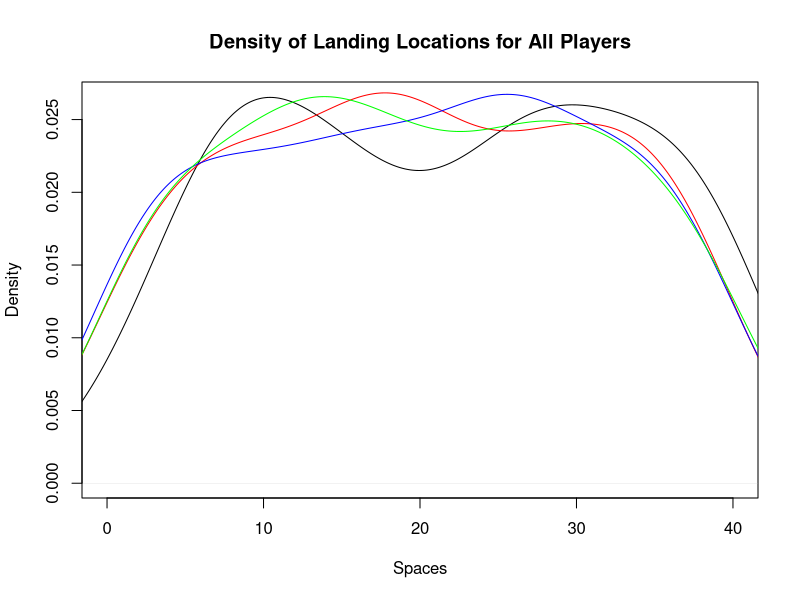
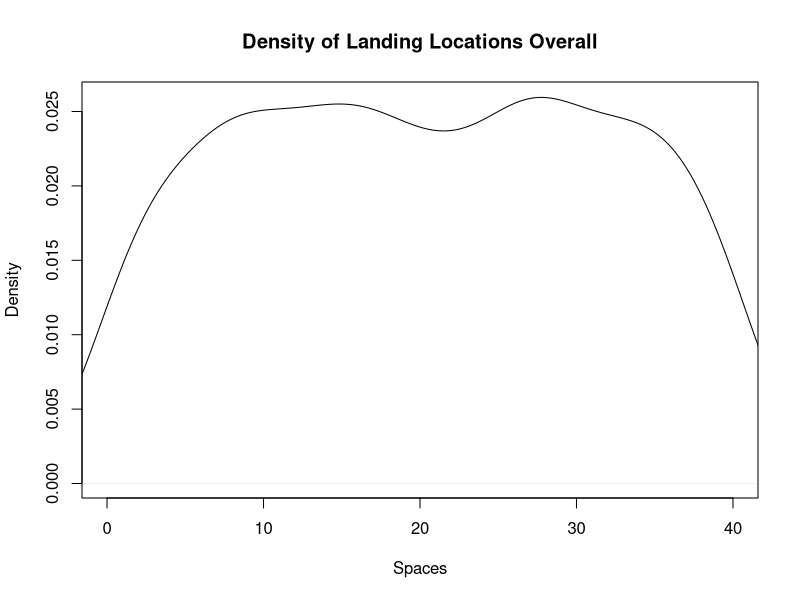
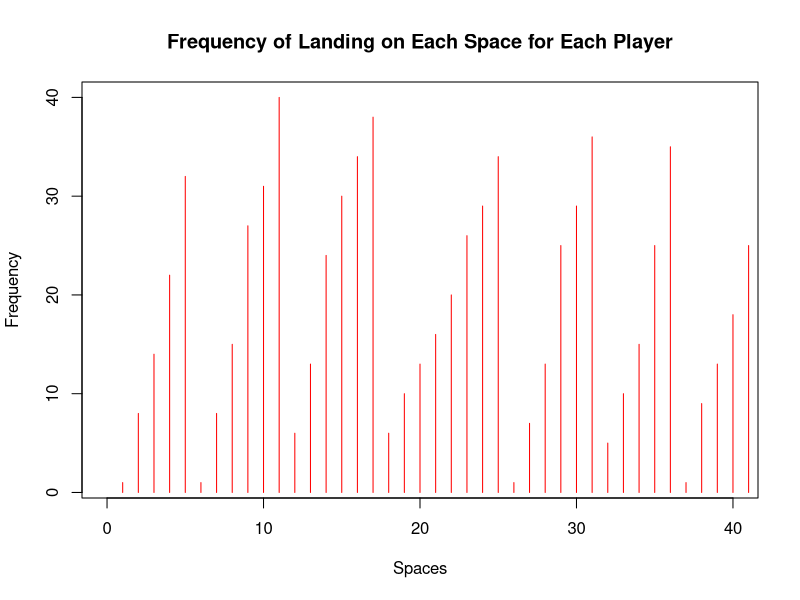
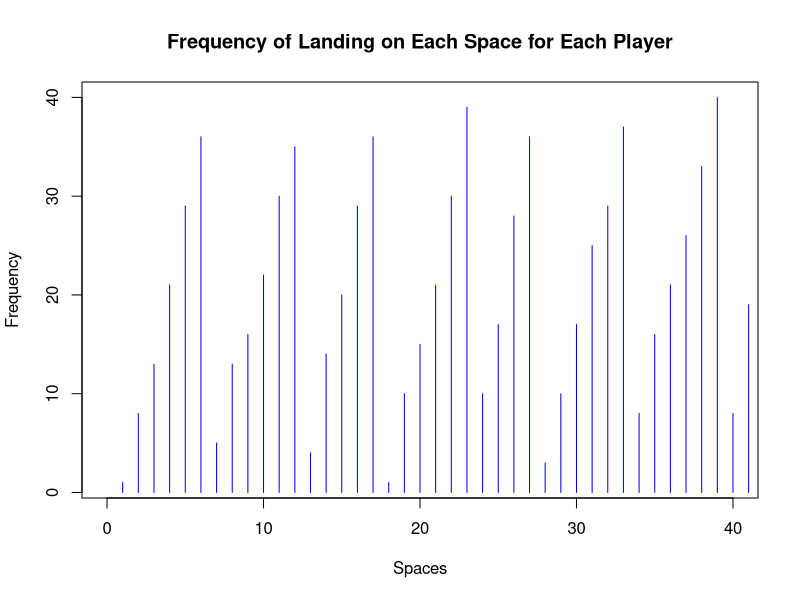
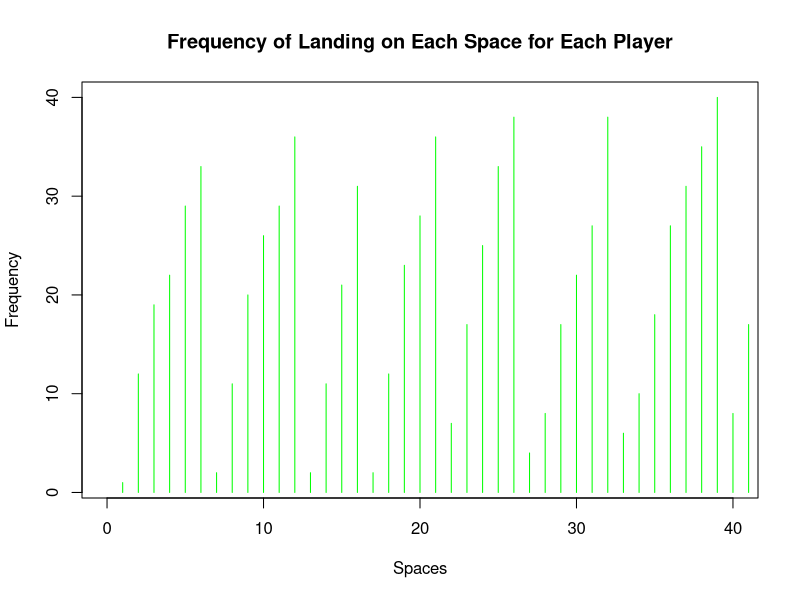
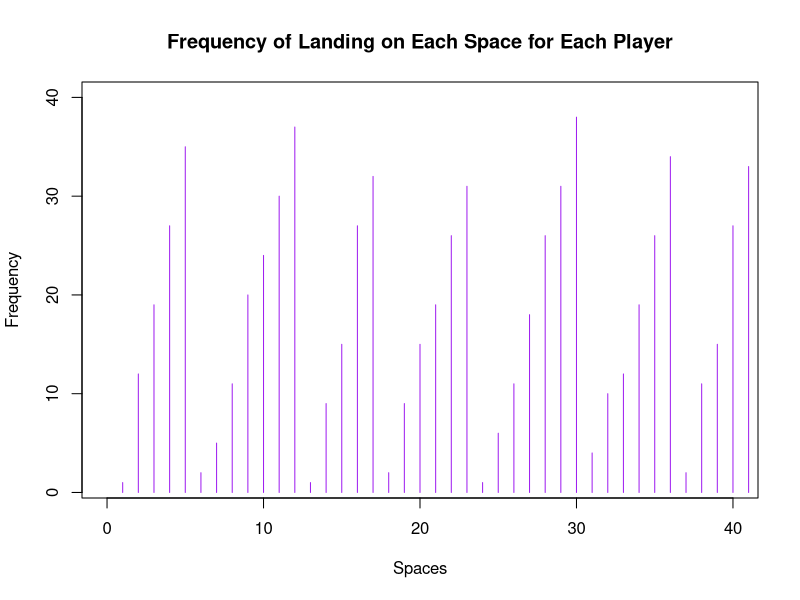
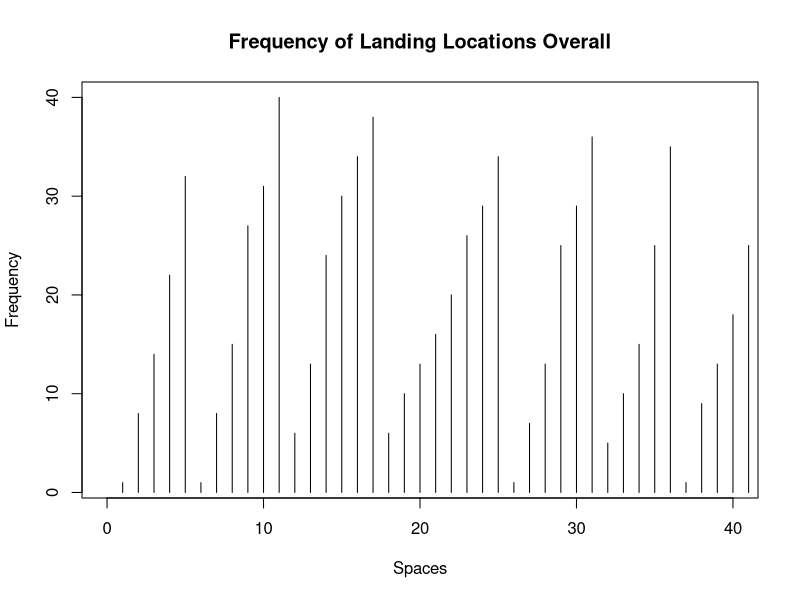
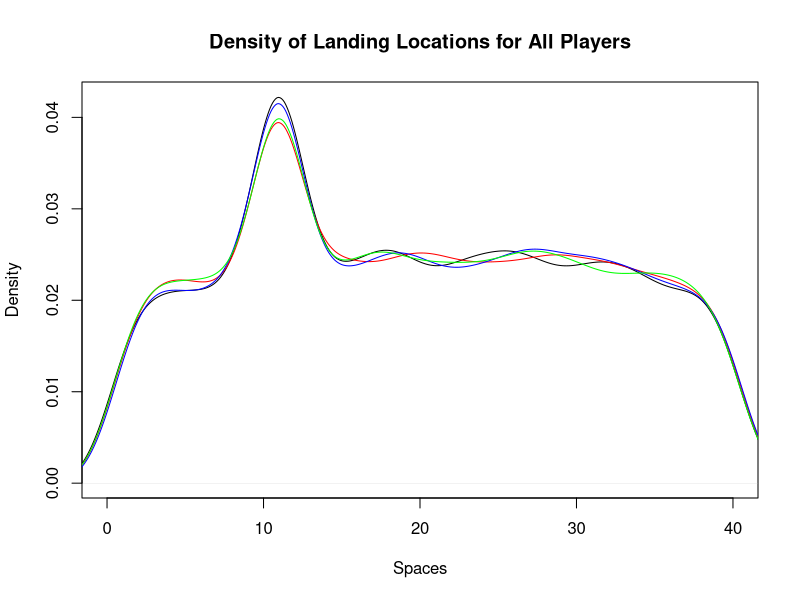

Here is the R script that generated these plots, in order: (Note: this script raises an error after producing the figures.)
## ---- chunk 1
knitr::opts_chunk$set(echo = TRUE)
## ---- chunk 2
library(dplyr)
library(ggplot2)
library(tidyverse)
## ---- chunk 3
monopolyBoard <- read.csv("MonopolyBoard.csv", header = T)
monopolyBoard
## ---- chunk 4
# Using dice rolls to determine where a player will land on the board
#input: "location", where the player is on the board
#output: the players new location on the board after the have rolled

#note that this is only accounting for standard dice rolls, no special rules yet...

lets_move = function(location) {
  dice_roll_1 <- sample(1:6, 1, replace = TRUE) #A random roll of a six-sided die
  dice_roll_2 <- sample(1:6, 1, replace = TRUE) #A random roll of a six-sided die
  
  roll_total <- sum(dice_roll_1, dice_roll_2) #The sum of the two rolls
  
  location = location + roll_total #Updating the player's location based on their rolls from the current turn
  
  if(location <= 40) { #if statement checking the players location
    location = location
  } else { #if the sum of the player's previous location and their rolls is greater than 40, this moves the player past GO and the start moving from space 1
    location = location - 40
  }
  
  print(location)
  
}

lets_move(20)
## ---- chunk 5
who_goes_first2 <- function(num_players){
  initial_rolls <- c()
  player_order <- length(num_players)
  for (i in 1:num_players) {
    player_i_roll <- sum(sample(1:6, 2, replace=TRUE))
    initial_rolls <- c(initial_rolls, player_i_roll) # vector of every player's first roll
  }
  
  if(sum(initial_rolls == max(initial_rolls)) >= 2){ # if more 1 person has the highest roll
    
    while (sum(initial_rolls == max(initial_rolls)) >= 2) { # keep rolling as long as players are tied
      tied_players <- which(initial_rolls==max(initial_rolls)) # identify which players tied

      tie_breaker_rolls <- c()
      for (i in tied_players) { # tied players roll again
       player_i_roll2 <- sum(sample(1:6, 2, replace=TRUE))
       tie_breaker_rolls <- c(tie_breaker_rolls, player_i_roll2)
       initial_rolls <- tie_breaker_rolls # update initial rolls
      }
    }
    highest_roll <- max(tie_breaker_rolls)
    highest_player <- tied_players[which(tie_breaker_rolls == highest_roll)]
  }
  
  else {
    highest_player <- which.max(initial_rolls) # who rolled the highest number
  
    # creating player order
    player_order[1] <- as.integer(highest_player)

    for (j in 2:num_players) {
    
      player_order[j] <- as.integer(player_order[j-1] + 1)
      if (player_order[j] > num_players) {
        player_order[j] <- 1
      }
    }
    #print(player_order)
  }
  playerlist <- (list(highest_player, player_order))
  return(playerlist)
}

who_goes_first2(4)
## ---- chunk 6
#A function to play Monopoly!
#Utilizes lets_move to move the players around the board
#input: "turns"; the amount of turns each player will take (i.e. the number of rounds in the game), "players"; a numeric value 1-4 representing the number of players in the game
#output: a dataframe showing each players' location after each of their turns; a density plot showing each players' location data throughout the game; a density plot showing the overall location data throughout the game

lets_play = function(turns, players) {
  
  location_data <- as.data.frame(matrix(nrow = turns, ncol = players)) # dataframe will keep data for locations of players for each turn
  
  # puts players in order
  colnames(location_data) <- who_goes_first2(players)[[2]]
  
  location = 1 #initializes the player at space 1 (i.e. GO!)
  location_data[1,] <- location

  for (i in 2:turns) { # iterates through number of turns
    for (j in 1:players) { # rotates through each player
      location = lets_move(location_data[i-1,j])[[1]] # takes location from lets_move2 function and assigns it to location
      location_data[i,j] <- as.integer(location) # puts location value into the dataframe of locations for each player
    }
  }
print(location_data) 


 ########################## plots ###############################

 #vector of colors
  colors <- c("red", "blue", "green","purple")
  
  # creates density plot of frequency of landing on each space for each player
  plot(density(location_data[,1]), xlim = c(0,40), col = "black", xlab="Spaces", main= "Density of Landing Locations for All Players")
  
  for (k in 2:players) {
    lines(density(location_data[,k]), col = colors[k-1]) # adds a density line for each player after the first
  }
  
  # creates density plot for total frequency landing on each space (all players spaces included)
  all_spaces <- as.vector(as.matrix(location_data))
  plot(density(all_spaces), xlim = c(0,40), col = "black", xlab="Spaces", main="Density of Landing Locations Overall")
  
  #creates frequency plot for frequency of landing on certain spaces for each player
  for(k in 1:players){
  plot(location_data[,k], xlim= c(0,40), col=colors[k], type="h", xlab="Spaces", ylab="Frequency", main="Frequency of Landing on Each Space for Each Player")
  }

  plot(all_spaces, xlim = c(0,40), col = "black", type="h", xlab = "Spaces", ylab = "Frequency", main = "Frequency of Landing Locations Overall")
}

lets_play(100, 4)

## ---- chunk 7
#Double Down -- addition of jail and double rolls

#Incorporating double rolls and sending players to jail when the players are rolling and moving
#input: "location"; a numeric value 1 to 40; where the player in on the board
#output: the players new location on the board

lets_move2 = function(location) {
  dice_roll_1 <- sample(1:6, 1, replace = TRUE) #a standard, six-sided dice roll
  dice_roll_2 <- sample(1:6, 1, replace = TRUE) #a standard, six-sided dice roll
  
  roll_total <- sum(dice_roll_1, dice_roll_2) #the sum of the two dice rolls
  roll_double <- dice_roll_1 == dice_roll_2 #checking if the player rolled a double
  
    location = location + roll_total # updates location to be previous location + roll total
    double3 = "false" # double3 is assigned "true" if the player double rolls 3x (as seen in if statement below), otherwise it is assigned "false" 
    
  # first double roll -> roll again
  if (roll_double == TRUE) { #checks if the player rolled a double with their first two rolls. if "TRUE", the player rolls again
    dice_roll_3 <- sample(1:6, 1, replace = TRUE) #the player's third dice roll
    dice_roll_4 <- sample(1:6, 1, replace = TRUE) #the player's fourth dice roll
    
    roll_total2 <- sum(dice_roll_3, dice_roll_4) #the sum of the player's third and fourth rolls
    roll_double2 <- dice_roll_3 == dice_roll_4 #checks to see if the player rolled a double again
    
    location = location + roll_total2 #the player's new location
    double3 = "false"
    
    # if player is at a location past 40, subtract 40 so they go back to the GO space at location "41"
    # this is included in each if statement below so that it applies if player has to roll again
    if (location <= 40) { #checks to make sure that the player's location isn't over 40 (i.e not on the board)
      location = location
    } else { #If greater than 40, it subtracts 40 from location to allow player to continue to move on the board
      location = location - 40
    }
     
      # second double roll -> roll again
      if (roll_double2 == TRUE) { #if the player has rolled two doubles, they roll again
        dice_roll_5 <- sample(1:6, 1, replace = TRUE) #the player's fifth roll
        dice_roll_6 <- sample(1:6, 1, replace = TRUE) #the player's sixth roll
    
        roll_total3 <- sum(dice_roll_5, dice_roll_6) #the sum of the fifth and sixth roll
        roll_double3 <- dice_roll_5 == dice_roll_6 #checking to see if the player rolled a third double
    
        location = location + roll_total3 #the players new location
        double3 = "false"
        
        if (location <= 40) { #checks the player's location again
          location = location
        } else {
          location = location - 40
        }
        
        # third double roll -> go to jail
          if (roll_double3 == TRUE) { #checks if the player rolled three doubles in a row, if TRUE, the players goes to jail (space 11)
            location = monopolyBoard$spaces[monopolyBoard$name == "Jail"]
            double3 = "true"
          }
      }
  }  
    
  if (location <= 40) { #checks the players location on the board
    location = location
  } else {
    location = location - 40
  }
  
  listdata <- (list(location, double3)) # creates list for outputs "location" and "double3"
  # if you need to access location from this function, use lets_move2(location_data[i-1,j])[[1]]
  # if you need to access double3, use lets_move2(double3)[[2]]
  return(listdata)
  
}
## ---- chunk 8
#A function to move players around the board while incorporating double rolls and going to jail
#input: "turns"; the amount of turns each player takes (i.e. how many rounds the game is), "players"; a numeric value 1-4 representing the number of players in the game
#output: a dataframe showing each players' location after each of their turns; a density plot showing each players' location data throughout the game; a density plot showing the overall location data throughout the game

lets_play2 = function(turns, players) {
  
  
  location_data <- as.data.frame(matrix(nrow = turns, ncol = players)) # dataframe will keep data for locations of players for each turn
  double3data <- as.data.frame(matrix(nrow = turns, ncol = players)) # dataframe will say "true" if player double rolled 3x (which lands them in jail) and "false" if they didn't double roll 3x
  
    # puts players in order
    colnames(location_data) <- who_goes_first2(players)[[2]]
  
    location = 1 # each player starts at location 1
    location_data[1,] <- location
    double3 = 0 # initializing "double3" which will be later assigned a "true" or "false" based on if player double rolled 3x
  
    for (i in 2:turns) { # iterates through number of turns
      
        for (j in 1:players) { # rotates through each player
          
        location = lets_move2(location_data[i-1,j])[[1]] # takes location from lets_move2 function and assigns it to location
        location_data[i,j] <- as.integer(location) # puts location value into the dataframe of locations for each player
        double3data[i,j] <- lets_move2(double3)[[2]] # takes "true" or "false" value from double3 and adds it to double3data dataframe
        
      # deals with landing in jail from "go to jail" space and staying there for next 3 turns
      if (31 %in% location_data[i-1,j]) { # if you landed on 31 in the last turn (i-1 turn), you go to jail (space 11) for the ith turn
        location <- 11
        location_data[i,j] <- as.integer(location) # new location is 11
      } else if (11 %in% location_data[i-1,j] & 31 %in% location_data[i-2,j]) { # if you were on space 11 last turn AND you were on space 31 2 turns ago, you stay in jail (space 11) for turn i
        location <- 11
        location_data[i,j] <- as.integer(location)
      } else if (11 %in% location_data[i-2,j] & 31 %in% location_data[i-3,j]) {
        location <- 11
        location_data[i,j] <- as.integer(location)
      }
        
      # landing in jail from 3x double roll and staying there for next 3 turns
      if (11 %in% location_data[i,j] & "true" %in% double3data[i-1,j]) { # if player's location is 11 (jail) and double3data is"true" (player double rolled 3x), player stays in jail. all 3 if/else if statements keep player in jail for the next 3 turns
        location <- 11
        location_data[i,j] <- as.integer(location)
      } else if (11 %in% location_data[i-1,j] & "true" %in% double3data[i-2,j]) { # 
        location <- 11
        location_data[i,j] <- as.integer(location)
      } else if (11 %in% location_data[i-2,j] & "true" %in% double3data[i-3,j]) {
        location <- 11
        location_data[i,j] <- as.integer(location)
      }
        
    }
  }
  print(location_data)
  print(double3)
  
  
  ########################## plots ###############################

 #vector of colors
  colors <- c("red", "blue", "green","purple")
  
  # creates density plot of frequency of landing on each space for each player
  plot(density(location_data[,1]), xlim = c(0,40), col = "black", xlab="Spaces", main= "Density of Landing Locations for All Players")
  
  for (k in 2:players) {
    lines(density(location_data[,k]), col = colors[k-1]) # adds a density line for each player after the first
  }
  
  # creates density plot for total frequency landing on each space (all players spaces included)
  all_spaces <- as.vector(as.matrix(location_data))
  plot(density(all_spaces), xlim = c(0,40), col = "black", xlab="Spaces", main="Density of Landing Locations Overall")
  
  #creates frequency plot for frequency of landing on certain spaces for each player
  for(k in 1:players){
  plot(location_data[,k], xlim= c(0,40), col=colors[k], type="h", xlab="Spaces", ylab="Frequency", main="Frequency of Landing on Each Space for Each Player")
  }
  
  plot(all_spaces, xlim = c(0,40), col = "black", type="h", xlab = "Spaces", ylab = "Frequency", main = "Frequency of Landing Locations Overall")
 
}
 
lets_play2(10000, 4)
## ---- chunk 9

Card_Numbers <- c(1, 2, 3, 4, 5, 6, 7, 8, 9, 10, 11, 12, 13, 14, 15, 16) # the card numbers

Chance_Cards <- c("Advance to Boardwalk", "Advance to Go (Collect $200)", "Advance to Illinois Avenue. If you pass Go, collect $200", "Advance to St. Charles Place. If you pass Go, collect $200", "Advance to the nearest Railroad. If unowned, you may buy it from the Bank. If owned, pay owner twice the rental to which they are otherwise entitled", "Advance to the nearest Railroad. If unowned, you may buy it from the Bank. If owned, pay owner twice the rental to which they are otherwise entitled", "Advance token to nearest Utility. If unowned, you may buy it from the Bank. If owned, throw dice and pay owner a total ten times amount thrown", "Bank pays you dividend of $50", "Get Out of Jail Free", "Go Back 3 Spaces", "Go to Jail. Go directly to Jail, do not pass Go, do not collect $200", "Make general repairs on all your property. For each house pay $25. For each hotel pay $100", "Speeding fine $15", "Take a trip to Reading Railroad. If you pass Go, collect $200", "You have been elected Chairman of the Board. Pay each player $50", "Your building loan matures. Collect $150") # the card information

Chance <- data.frame(Chance_Cards, Card_Numbers) #a dataframe associating each chance card with a number



Community_Chest_Cards <- c("Advance to Go (Collect $200)", "Bank error in your favor. Collect $200", "Doctor’s fee. Pay $50", "From sale of stock you get $50", "Get Out of Jail Free", "Go to Jail. Go directly to jail, do not pass Go, do not collect $200", "Holiday fund matures. Receive $100", "Income tax refund. Collect $20", "It is your birthday. Collect $10 from every player", "Life insurance matures. Collect $100", "Pay hospital fees of $100", "Pay school fees of $50", "Receive $25 consultancy fee", "You are assessed for street repair. $40 per house. $115 per hotel", "You have won second prize in a beauty contest. Collect $10", "You inherit $100") # the card information

Community_Chest <- data.frame(Community_Chest_Cards, Card_Numbers) #a dataframe associating each community chest card with a number
## ---- chunk 10
#A function that randomly selects a numeric value 1:16 representing a Chance card and updates the player's location based on the card information
#input: "location"; a numeric value 1:40 representing the player's location on the board
#output: the player's new location on the board

Drawing_Chance = function(location) {
  location = location #the player's current location
  draw_card <- sample(1:16, 1, replace = TRUE) #randomly selecting a card from 1:16
  player_card <- Chance$Chance_Cards[draw_card] #finding the card in the Chance deck
  print(player_card)

#The following if statements update the player's location based on the card that was drawn (if applicable)  
      if(draw_card == 1) {
        location = 1
      }
      
      if(draw_card == 2) {
        location = 1
      }
      
      if(draw_card == 3) {
        location = 25
      }
  
      if(draw_card == 4){
        location = 12
      }
    
      if(draw_card == 5){ #takes into account which space the player is nearest to to determine updated location
        if(location >= 37 && location <= 5){
              location = 6
            } else {
              if (location >= 6 && location <= 15){
                location = 16
              } else {
                if(location >= 16 && location <= 25){
                  location = 26
                } else {
                  location = 36
                }
              }
            }
    }
  
    if(draw_card == 6){ #takes into account which space the player is nearest to to determine updated location
        if(location >= 37 && location <= 5){
              location = 6
            } else {
              if (location >= 6 && location <= 15){
                location = 16
              } else {
                if(location >= 16 && location <= 25){
                  location = 26
                } else {
                  location = 36
                }
              }
            }
    }
  
    if(draw_card == 7){ #takes into account which space the player is nearest to to determine updated location
        if(location >= 29 && location <= 12){
              location = 13
            } else {
              location = 29
    }
  }
  
    if(draw_card == 11) {
      location = 11
    }
  
    if(draw_card == 14) {
      location = 6
    }
  
    if(draw_card == 10) {
      location = location - 3
    }
  
    location = location
    return(location)
}


#A function that randomly selects a numeric value 1:16 representing a Community Chest card and updates the player's location based on the card information
#input: "location"; a numeric value 1:40 representing the player's location on the board
#output: the player's new location on the board

Drawing_Community_Chest = function(location) {
  location = location #the player's current location
  draw_card_chest <- sample(1:16, 1, replace = TRUE) #randomly selecting a card from 1:16
  player_card_chest <- Community_Chest$Community_Chest_Cards[draw_card_chest] #finding the card in the Community Chest deck
  print(player_card_chest)

#The following if statements update the player's location based on the card that was drawn (if applicable) 
  if (draw_card_chest == 1) {
    location = 1
  } else {
    if (draw_card_chest == 6) {
    location = 11
    } else {
      location = location
    }
  
  }
  
  location = location 
  return(location)
}
## ---- chunk 11
#A function that expands on lets_move2 to add the actions of Community Chest and Chance spaces and their respective cards
#input: "location"; a numeric value 1 to 40; where the player in on the board
#output: the players new location on the board

lets_move3 = function(location) {
  dice_roll_1 <- sample(1:6, 1, replace = TRUE)
  dice_roll_2 <- sample(1:6, 1, replace = TRUE)
  
  roll_total <- sum(dice_roll_1, dice_roll_2)
  roll_double <- dice_roll_1 == dice_roll_2
  
    location = location + roll_total
    double3 = "false"


  if (location <= 40) {
      location = location
  } else {
      location = location - 40
  }
   
  
  if(location == 8 || location == 23 || location == 27) {
    location = Drawing_Chance(location)
  }
  
  if(location == 3 || location == 18 || location == 34) {
    location = Drawing_Community_Chest(location)
  }
    
  # first double roll -> roll again
  if (roll_double == TRUE) {
    dice_roll_3 <- sample(1:6, 1, replace = TRUE)
    dice_roll_4 <- sample(1:6, 1, replace = TRUE)
    
    roll_total2 <- sum(dice_roll_3, dice_roll_4)
    roll_double2 <- dice_roll_3 == dice_roll_4
    
    location = location + roll_total2
    double3 = "false"
    
    if (location <= 40) {
      location = location
    } else {
      location = location - 40
    }
    
    
    if(location == 8 || location == 23 || location == 27) {
    location = Drawing_Chance(location)
    }
  
  if(location == 3 || location == 18 || location == 34) {
    location = Drawing_Community_Chest(location)
    }
     
      # second double roll -> roll again
      if (roll_double2 == TRUE) {
        dice_roll_5 <- sample(1:6, 1, replace = TRUE)
        dice_roll_6 <- sample(1:6, 1, replace = TRUE)
    
        roll_total3 <- sum(dice_roll_5, dice_roll_6)
        roll_double3 <- dice_roll_5 == dice_roll_6
    
        location = location + roll_total3
        double3 = "false"
        
        if (location <= 40) {
          location = location
        } else {
          location = location - 40
        }
        
        if(location == 8 || location == 23 || location == 27) {
          location = Drawing_Chance(location)
        }
  
        if(location == 3 || location == 18 || location == 34) {
          location = Drawing_Community_Chest(location)
         
        }
        
        # third double roll -> go to jail
          if (roll_double3 == TRUE) {
            location = monopolyBoard$spaces[monopolyBoard$name == "Jail"]
            double3 = "true"

          }
      }
  }  
   
  location = location 

  listdata <- (list(location, double3))
  return(listdata)
  
}

## ---- chunk 12
lets_play3 = function(turns, players) {
  
  location_data <- as.data.frame(matrix(nrow = turns, ncol = players))
  double3data <- as.data.frame(matrix(nrow = turns, ncol = players))
  
    colnames(location_data) <- who_goes_first2(players)[[2]]
  
    location = 1
    location_data[1,] <- location
    double3 = 0
  
    for (i in 2:turns) {
      
        for (j in 1:players) {
          
        location = lets_move3(location_data[i-1,j])[[1]]
        location_data[i,j] <- as.integer(location)
        double3data[i,j] <- lets_move3(double3)[[2]]
        
      # deals with landing in jail from "go to jail" space and staying there for next 3 turns
      if (31 %in% location_data[i-1,j]) { # if you land on 31 (go to jail), next location is in jail (space 11)
        location <- 11
        location_data[i,j] <- as.integer(location)
      } else if (11 %in% location_data[i-1,j] & 31 %in% location_data[i-2,j]) {
        location <- 11
        location_data[i,j] <- as.integer(location)
      } else if (11 %in% location_data[i-2,j] & 31 %in% location_data[i-3,j]) {
        location <- 11
        location_data[i,j] <- as.integer(location)
      }
        
      # landing in jail from 3x double roll and staying there for next 3 turns
      if (11 %in% location_data[i,j] & "true" %in% double3data[i-1,j]) { # "true" means player double rolled 3x -> jail
        location <- 11
        location_data[i,j] <- as.integer(location)
      } else if (11 %in% location_data[i-1,j] & "true" %in% double3data[i-2,j]) { # 
        location <- 11
        location_data[i,j] <- as.integer(location)
      } else if (11 %in% location_data[i-2,j] & "true" %in% double3data[i-3,j]) {
        location <- 11
        location_data[i,j] <- as.integer(location)
      }
        
    }
  }
  print(location_data)
  print(double3data)


  
  # creates density plot of frequency of landing on each space for each player
  colors <- c("red", "blue", "green","purple")
  
  plot(density(location_data[,1]), xlim = c(0,40), col = "black", xlab="Spaces", main= "Density of Landing Locations for All Players")
  
  for (k in 2:players) {
    lines(density(location_data[,k]), col = colors[k-1]) # adds a density line for each player after the first
  }
  
  # creates density plot for total frequency landing on each space (all players spaces included)
  all_spaces <- as.vector(as.matrix(location_data))
  plot(density(all_spaces), xlim = c(0,40), col = "black", xlab="Spaces", main="Density of Landing Locations Overall")
  
  for(k in 1:players){
  plot(location_data[,k], xlim= c(0,40), col=colors[k], type="h", xlab="Spaces", ylab="Frequency", main="Frequency of Landing on Each Space for Each Player")
  }
  
}
lets_play3(100,4)

## ---- chunk 13
#A function that expands on lets_move3 to add the collection of $200 every time a player passes "Go"
#input: "location"; a numeric value 1 to 40; where the player in on the board
#output: the players new location on the board

lets_move4 = function(location) {
  dice_roll_1 <- sample(1:6, 1, replace = TRUE) 
  dice_roll_2 <- sample(1:6, 1, replace = TRUE) 
  
  roll_total <- sum(dice_roll_1, dice_roll_2)
  roll_double <- dice_roll_1 == dice_roll_2
  
    location = location + roll_total
    double3 = "false"


  if (location <= 40) {
      location = location
      amount = 0
  } else {
      location = location - 40
      amount = 200
  }
   
  
  if(location == 8 || location == 23 || location == 27) { #check's if the player's location is a Chance space
    location = Drawing_Chance(location)[[1]] #if TRUE, the player draws a Chance card using the Drawing_Chance function which updates their location
  }
  
  if(location == 3 || location == 18 || location == 34) { #check's if the player's location is a Community Chest space
    location = Drawing_Community_Chest(location)[[1]] #if TRUE, the player draws a Community Chest card using the Drawing_Community_Chest which updates their location
  }
    
  # first double roll -> roll again
  if (roll_double == TRUE) {
    dice_roll_3 <- sample(1:6, 1, replace = TRUE)
    dice_roll_4 <- sample(1:6, 1, replace = TRUE)
    
    roll_total <- sum(dice_roll_3, dice_roll_4)
    roll_double2 <- dice_roll_3 == dice_roll_4
    
    location = location + roll_total
    double3 = "false"
    
    if (location <= 40) {
      location = location
      amount = 0
    } else {
      location = location - 40
      amount = 200
    }
    
    
    if(location == 8 || location == 23 || location == 27) { #check's if the player's location is a Chance space
    location = Drawing_Chance(location)[[1]] #if TRUE, the player draws a Chance card using the Drawing_Chance function which updates their location
    }
  
  if(location == 3 || location == 18 || location == 34) { #check's if the player's location is a Community Chest space
    location = Drawing_Community_Chest(location)[[1]] #if TRUE, the player draws a Community Chest card using the Drawing_Community_Chest which updates their location
    }
     
      # second double roll -> roll again
      if (roll_double2 == TRUE) {
        dice_roll_5 <- sample(1:6, 1, replace = TRUE)
        dice_roll_6 <- sample(1:6, 1, replace = TRUE)
    
        roll_total <- sum(dice_roll_5, dice_roll_6)
        roll_double3 <- dice_roll_5 == dice_roll_6
    
        location = location + roll_total
        double3 = "false"
        
        if (location <= 40) {
          location = location
          amount = 0
        } else {
          location = location - 40
          amount = 200
        }
        
        if(location == 8 || location == 23 || location == 27) { #check's if the player's location is a Chance space
          location = Drawing_Chance(location)[[1]] #if TRUE, the player draws a Chance card using the Drawing_Chance function which updates their location
        }
  
        if(location == 3 || location == 18 || location == 34) { #check's if the player's location is a Community Chest space
          location = Drawing_Community_Chest(location)[[1]] #if TRUE, the player draws a Community Chest card using the Drawing_Community_Chest which updates their location
         
        }
        
        # third double roll -> go to jail
          if (roll_double3 == TRUE) {
            location = monopolyBoard$spaces[monopolyBoard$name == "Jail"]
            double3 = "true"

          }
      }
  }  
   
  location = location 

  listdata <- (list(location, double3, amount))
  return(listdata)
  
}

## ---- chunk 14

lets_play4 = function(turns, players) {
  
  location_data <- as.data.frame(matrix(nrow = turns, ncol = players))
  double3data <- as.data.frame(matrix(nrow = turns, ncol = players))
  
    colnames(location_data) <- who_goes_first2(players)[[2]]
  
    location = 1
    location_data[1,] <- location
    double3 = 0
  
    for (i in 2:turns) {
      
        for (j in 1:players) {
          
        location = lets_move3(location_data[i-1,j])[[1]]
        location_data[i,j] <- as.integer(location)
        double3data[i,j] <- lets_move3(location)[[2]]
        
      # deals with landing in jail from "go to jail" space and staying there for next 3 turns
      if (31 %in% location_data[i-1,j]) { # if you land on 31 (go to jail), next location is in jail (space 11)
        location <- 11
        location_data[i,j] <- as.integer(location)
      } else if (11 %in% location_data[i-1,j] & 31 %in% location_data[i-2,j]) {
        location <- 11
        location_data[i,j] <- as.integer(location)
      } else if (11 %in% location_data[i-2,j] & 31 %in% location_data[i-3,j]) {
        location <- 11
        location_data[i,j] <- as.integer(location)
      }
        
      # landing in jail from 3x double roll and staying there for next 3 turns
      if (11 %in% location_data[i,j] & "true" %in% double3data[i-1,j]) { # "true" means player double rolled 3x -> jail
        location <- 11
        location_data[i,j] <- as.integer(location)
      } else if (11 %in% location_data[i-1,j] & "true" %in% double3data[i-2,j]) { # 
        location <- 11
        location_data[i,j] <- as.integer(location)
      } else if (11 %in% location_data[i-2,j] & "true" %in% double3data[i-3,j]) {
        location <- 11
        location_data[i,j] <- as.integer(location)
      }

        
      # updating banks when players land on each others properties
      if(location %in% c(2, 4, 7, 9, 10, 12, 13, 14, 15, 17, 19, 20, 22, 24, 25, 27, 28, 29, 30, 32, 33, 35, 38, 40)) {
            
      location = location
      spot <- which(Property_Statuses$Space == location)
      cost <- which(monopolyBoard$spaces == location)
      owned_by_player <- Property_Statuses$Owned_By_Player[spot]
        
      The_Players$Player_Bank[owned_by_player] <- The_Players$Player_Bank[owned_by_player] + monopolyBoard$rent_0[cost]
      The_Players$Player_Bank[j] <- The_Players$Player_Bank[j] - monopolyBoard$rent_0[cost]
      }
        
      if(location %in% c(6, 16, 26, 36)){
        
      location = location
      spot <- which(Property_Statuses$Space == location)
      cost <- which(monopolyBoard$spaces == location)
      owned_by_player <- Property_Statuses$Owned_By_Player[spot]
        
      The_Players$Player_Bank[owned_by_player] <- The_Players$Player_Bank[owned_by_player] + 200
      The_Players$Player_Bank[j] <- The_Players$Player_Bank[j] - 200
      }
      
      # Updating player bank if they gained or lost money from a Chance card
      if (Drawing_Chance(location_data[i,j])[[2]] != 0) {
        The_Players$Player_Bank[j] <- The_Players$Player_Bank[j] + Drawing_Chance(location_data[i,j])[[2]]  
      }
        
      # Updating player bank if they gained or lost money from a Community Chest card 
      if (Drawing_Community_Chest(location_data[i,j])[[2]] != 0) {
        The_Players$Player_Bank[j] <- The_Players$Player_Bank[j] + Drawing_Community_Chest(location_data[i,j])[[2]]  
      }
      
      # Player gets $200 if they pass go
      if (lets_move3(location_data[i,j])[[3]] != 0) {
        The_Players$Player_Bank[j] <- The_Players$Player_Bank[j] + lets_move3(location_data[i,j])[[3]]  
      }
      
      # Paying when player lands on a tax space
      if (5 %in% location_data[i,j] || 39 %in% location_data[i,j]) {
        The_Players$Player_Bank[j] <- The_Players$Player_Bank[j] - monopolyBoard$cost[location_data[i,j]] # subtracting cost of tax from player's bank
      }
    }
  }

  print(The_Players)
  
  
    # creates density plot of frequency of landing on each space for each player
  colors <- c("red", "blue", "green","purple")
  
  plot(density(location_data[,1]), xlim = c(0,40), col = "black", xlab="Spaces", main= "Density of Landing Locations for All Players")
  
  for (k in 2:players) {
    lines(density(location_data[,k]), col = colors[k-1]) # adds a density line for each player after the first
  }
  
  # creates density plot for total frequency landing on each space (all players spaces included)
  all_spaces <- as.vector(as.matrix(location_data))
  plot(density(all_spaces), xlim = c(0,40), col = "black", xlab="Spaces", main="Density of Landing Locations Overall")
  
  for(k in 1:players){
  plot(location_data[,k], xlim= c(0,40), col=colors[k], type="h", xlab="Spaces", ylab="Frequency", main="Frequency of Landing on Each Space for Each Player")
  }
  
}


lets_play4(1000, 4)
